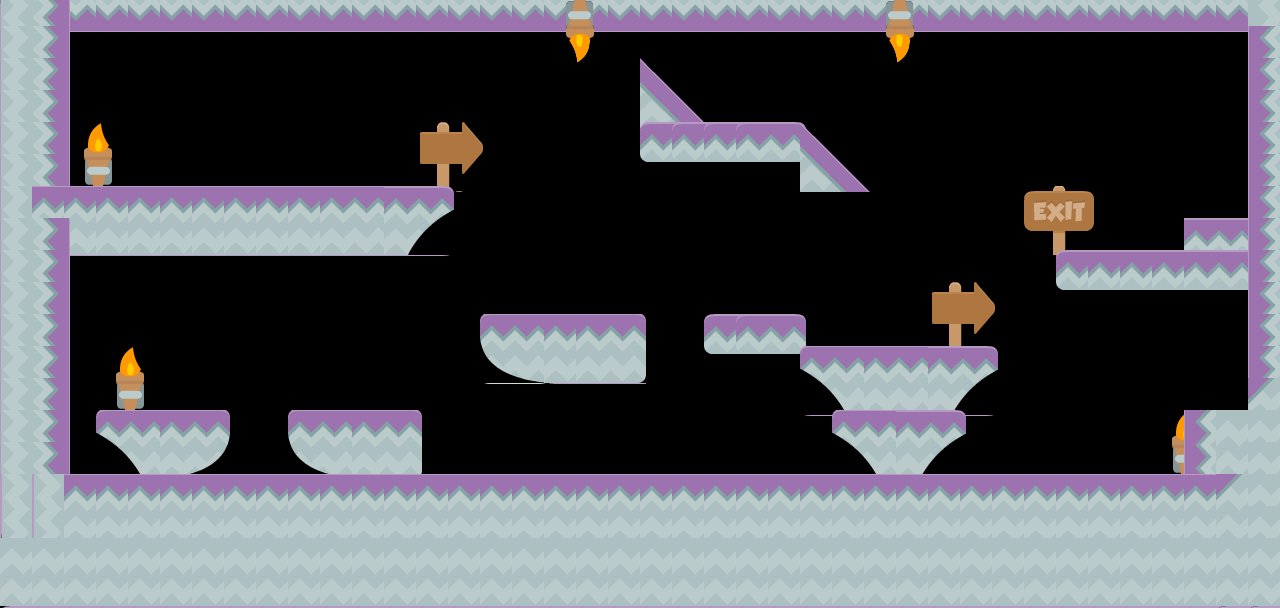

A 2D game scene composited from a Tiled map and its tileset images. What follows is a short description and the map's XML, with every tile layer's data as written:
An orthogonal 40x19 tile map with 32x32 px tiles, 1 tile layer (Camada de Tiles 1), 4 tilesets and 7 objects (6x morty, portal).

<map version="1.0" tiledversion="2017.07.26" orientation="orthogonal" renderorder="right-down" width="40" height="19" tilewidth="32" tileheight="32" nextobjectid="19">
 <tileset firstgid="1" name="tiles" tilewidth="32" tileheight="32" tilecount="320" columns="16">
  <image source="tiles.png" width="512" height="640" />
 </tileset>
 <tileset firstgid="321" name="morty_buffed2" tilewidth="42" tileheight="57" tilecount="4" columns="4">
  <image source="morty_buffed2.png" width="169" height="113" />
 </tileset>
 <tileset firstgid="325" name="background" tilewidth="32" tileheight="32" tilecount="1" columns="1">
  <image source="background.png" width="32" height="32" />
 </tileset>
 <tileset firstgid="326" name="tiles2" tilewidth="70" tileheight="70" tilecount="156" columns="12">
  <image source="tiles2.png" width="840" height="910" />
 </tileset>
 <layer name="Camada de Tiles 1" width="40" height="19">
  <properties>
   <property name="Collidable" type="bool" value="true" />
  </properties>
  <data encoding="csv">
3221225931,3221225871,3221225871,3221225871,3221225871,3221225871,3221225871,3221225871,3221225871,3221225871,3221225871,3221225871,3221225871,3221225871,3221225871,3221225871,3221225871,3221225871,3221225871,3221225871,3221225871,3221225871,3221225871,3221225871,3221225871,3221225871,3221225871,3221225871,3221225871,3221225871,3221225871,3221225871,3221225871,3221225871,3221225871,3221225871,3221225871,3221225871,3221225871,1610613195,
2684354959,0,0,0,0,0,0,0,0,0,0,0,0,0,0,0,0,3221225823,0,0,0,0,0,0,0,0,0,3221225823,0,0,0,0,0,0,0,0,0,0,0,1610613195,
2684354959,0,0,0,0,0,0,0,0,0,0,0,0,0,0,0,0,0,0,0,0,0,0,0,0,0,0,0,0,0,0,0,0,0,0,0,0,0,0,1610613135,
2684354959,0,0,0,0,0,0,0,0,0,0,0,0,0,0,0,0,0,0,0,356,0,0,0,0,0,0,0,0,0,0,0,0,0,0,0,0,0,0,1610613135,
2684354959,0,0,0,0,0,0,0,0,0,0,0,0,0,0,0,0,0,0,0,0,0,0,0,0,0,0,0,0,0,0,0,0,0,0,0,0,0,0,1610613135,
2684354959,0,351,0,0,0,0,0,0,0,0,0,0,366,0,0,0,0,0,0,352,352,352,352,0,356,0,0,0,0,0,0,0,0,0,0,0,0,0,1610613135,
2684354959,0,0,0,0,0,0,0,0,0,0,0,0,0,0,0,0,0,0,0,0,0,0,0,0,0,0,0,0,0,0,0,0,0,0,0,0,0,0,1610613135,
2684354959,399,399,399,399,399,399,399,399,399,399,0,364,0,0,0,0,0,0,0,0,0,0,0,0,0,0,0,0,0,0,0,390,0,0,0,0,0,0,1610613135,
2684354959,0,0,0,0,0,0,0,0,0,0,0,0,0,0,0,0,0,0,0,0,0,0,0,0,0,0,0,0,0,0,0,0,0,0,0,0,328,0,1610613135,
2684354959,0,0,0,0,0,0,0,0,0,0,0,0,0,0,0,0,0,0,0,0,0,0,0,0,0,0,0,0,0,0,0,0,340,328,328,328,328,0,1610613135,
2684354959,0,0,0,0,0,0,0,0,0,0,0,0,0,0,0,0,0,0,0,0,0,0,0,0,0,0,0,0,366,0,0,0,0,0,0,0,0,0,1610613135,
2684354959,0,0,0,0,0,0,0,0,0,0,0,0,0,0,400,0,399,387,0,0,0,352,352,0,0,0,0,0,0,0,0,0,0,0,0,0,0,0,1610613135,
2684354959,0,0,351,0,0,0,0,0,0,0,0,0,0,0,0,0,0,0,0,0,0,0,0,0,388,0,399,0,364,0,0,0,0,0,0,0,0,0,1610613135,
2684354959,0,0,0,0,0,0,0,0,0,0,0,0,0,0,0,0,0,0,0,0,0,0,0,0,0,0,0,0,0,0,0,0,0,0,0,0,0,0,459,
2684354959,0,0,388,0,376,0,0,0,400,0,387,0,0,0,0,0,0,0,0,0,0,0,0,0,0,388,0,364,0,0,0,0,0,0,0,351,1610613135,424,424,
2684354959,0,0,0,0,0,0,0,0,0,0,0,0,0,0,0,0,0,0,0,0,0,0,0,0,0,0,0,0,0,0,0,0,0,0,0,0,0,0,424,
2684355019,2684355019,399,399,399,399,399,399,399,399,399,399,399,399,399,399,399,399,399,399,399,399,399,399,399,399,399,399,399,399,399,399,399,399,399,399,399,399,459,424,
0,0,0,0,0,0,0,0,0,0,0,0,0,0,0,0,0,0,0,0,0,0,0,0,0,0,0,0,0,0,0,0,0,0,0,0,0,0,0,424,
424,424,424,424,424,424,424,424,424,424,424,424,424,424,424,424,424,424,424,424,424,424,424,424,424,424,424,424,424,424,424,424,424,424,424,424,424,424,424,424
</data>
 </layer>
 <objectgroup name="portal">
  <object id="14" name="portal" x="1215" y="66" width="44" height="124" />
 </objectgroup>
 <objectgroup name="morty">
  <object id="2" name="morty" gid="321" x="1169" y="252" width="42" height="57" />
  <object id="6" name="morty" gid="321" x="604.333" y="475.667" width="42" height="57" />
  <object id="7" name="morty" gid="321" x="709" y="122" width="42" height="57" />
  <object id="16" name="morty" gid="321" x="559.333" y="317.167" width="42" height="57" />
  <object id="17" name="morty" gid="321" x="827" y="351.833" width="42" height="57" />
  <object id="18" name="morty" gid="321" x="132" y="194.5" width="42" height="57" />
 </objectgroup>
</map>
